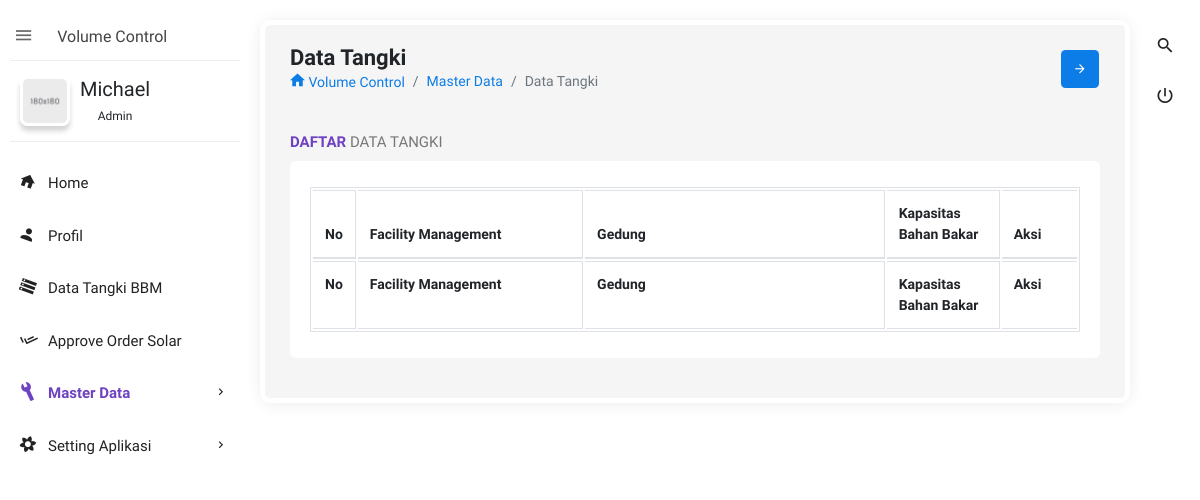
/Apps/MasterData/DataTangki, run on an earlier commit of the app's database.
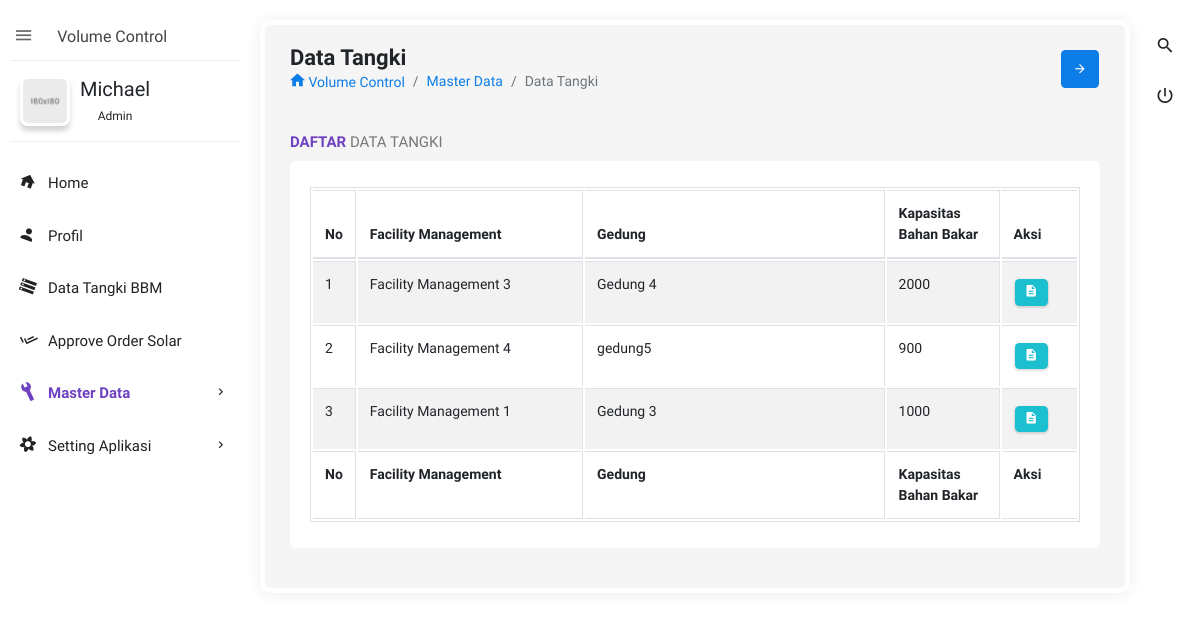
And on a later commit of the database.
### tables this page shows
CREATE TABLE `gedung`  (
  `id` int NOT NULL AUTO_INCREMENT,
  `id_facility_management` int NULL DEFAULT NULL,
  `code_sensor` varchar(10) NULL DEFAULT NULL,
  `gedung` varchar(50) NULL DEFAULT NULL,
  `lokasi` varchar(200) NULL DEFAULT NULL,
  `jenis_tangki` varchar(50) NULL DEFAULT NULL,
  `panjang` int NULL DEFAULT NULL,
  `lebar` int NULL DEFAULT NULL,
  `created` datetime NULL DEFAULT NULL,
  `updated` datetime NULL DEFAULT NULL ON UPDATE CURRENT_TIMESTAMP,
  PRIMARY KEY (`id`) USING BTREE
);

CREATE TABLE `facility_management`  (
  `id` int NOT NULL AUTO_INCREMENT,
  `facility_management` varchar(50) NULL DEFAULT NULL,
  `created` datetime NULL DEFAULT NULL,
  `updated` datetime NULL DEFAULT NULL ON UPDATE CURRENT_TIMESTAMP,
  PRIMARY KEY (`id`) USING BTREE
);

CREATE TABLE `data_tangki`  (
  `id` int NOT NULL AUTO_INCREMENT,
  `sisa_bahan_bakar` int NULL DEFAULT NULL COMMENT 'satuan = liter',
  `kapasitas_bahan_bakar` int NULL DEFAULT NULL COMMENT 'satuan = liter',
  `id_gedung` int NULL DEFAULT NULL,
  `created` datetime NULL DEFAULT NULL,
  `updated` datetime NULL DEFAULT NULL ON UPDATE CURRENT_TIMESTAMP,
  PRIMARY KEY (`id`) USING BTREE
);

### Apps/application/helpers/templates_helper.php (called while the page is built, shortened)
<?php
if (!function_exists('templateHeader')) {
	function templateHeader($dataView) {
		$ci =& get_instance();
        $ci->load->view('templates/htmlStart_v', $dataView);
        $ci->load->view('templates/header_v', $dataView);
        $ci->load->view('templates/jqueryCoreJs_v', $dataView);
        $ci->load->view('templates/bodyStart_v', $dataView);
        $ci->load->view('templates/pageLoader_v', $dataView);
        $ci->load->view('templates/overlay_v', $dataView);
        $ci->load->view('templates/search_v', $dataView);
        $ci->load->view('templates/navbar_v', $dataView);
        $ci->load->view('templates/sidebarLeft_v', $dataView);
	}
}
if (!function_exists('templateFooter')) {
	function templateFooter($dataView) {
		$ci =& get_instance();
        $ci->load->view('templates/footer_v', $dataView);
        $ci->load->view('templates/bodyEnd_v', $dataView);
        $ci->load->view('templates/htmlEnd_v', $dataView);
	}
}

### Apps/application/controllers/MasterData/DataTangki.php (called while the page is built, shortened)
<?php
class DataTangki extends CI_Controller {
    function __construct(){
        $this->load->model('MasterData_m/DataTangki_m');
    }
	function index()
	{
        $this->list();
	}
    function list()
	{
        $system = array();
		$system['dataView'] = array();
        $system['dataView']['menu'] = 5;
        $system['dataView']['submenu'] = 1;
        $system['dataView']['titlePage'] = 'Data Tangki';
        $system['dataView']['breadcrumb'] = array(
            'Volume Control',
            'Master Data',
            'Data Tangki',
        );
        $system['dataView']['urlBreadcrumb'] = array(
            site_url('Home'),
        );
        $system['dataView']['subTitlePage'] = array(
            'Daftar',
            'Data Tangki',
        );
        $system['dataView']['urlList'] = site_url('MasterData/DataTangki/list');
        $system['dataView']['urlDetail'] = site_url('MasterData/DataTangki/detail');
        $system['dataList'] = $this->DataTangki_m->getData()->result();
		$this->load->view('masterData_v/dataTangki_v/list_v', $system);
    }
}

### Apps/index.php (called while the page is built, shortened)
<?php
require_once BASEPATH.'core/CodeIgniter.php';

### Apps/application/models/MasterData_m/DataTangki_m.php (called while the page is built, shortened)
<?php
class DataTangki_m extends CI_Model {
	function getData($where=array())
	{
		$this->db->select('a.id, b.id as id_facility_management, c.id as id_gedung, b.facility_management, c.gedung, c.lokasi, c.jenis_tangki, a.sisa_bahan_bakar, a.kapasitas_bahan_bakar');
		if($where!="") $this->db->where($where);
		$this->db->join('data_tangki a', 'a.id_gedung=c.id', 'left');
		$this->db->join('facility_management b', 'c.id_facility_management=b.id', 'left');
		$this->db->order_by('a.updated', 'DESC');
		$query = $this->db->get('gedung c');
        return $query;
	}
}

### Apps/application/views/masterData_v/dataTangki_v/list_v.php (the view, shortened to what this page needs)
<?php templateHeader($dataView); ?>
<section class="content" id="main-content">
    <div class="body_scroll">
        <?php $this->load->view('templates/breadcrumb_v', $dataView);?>
        <div class="container-fluid">
            <div class="row clearfix">
                <div class="col-lg-12">
                    <div class="card">
                        <div class="header">
                            <div class="row">
                                <div class="col-lg-10">
                                    <h2><strong><?=$dataView['subTitlePage'][0]?></strong> <?=$dataView['subTitlePage'][1]?> </h2>
                                </div>
                            </div>
                        </div>
                        <div class="body">
                            <div class="table-responsive">
                                <?=form_open($dataView['urlList'], 'id="formList"');?>
                                    <table class="table table-bordered table-striped table-hover js-basic-example dataTable">
                                        <thead>
                                            <tr>
                                                <th width="5%">No</th>
                                                <th width="30%">Facility Management</th>
                                                <th width="40%">Gedung</th>
                                                <th width="15%">Kapasitas Bahan Bakar</th>
                                                <th width="10%">Aksi</th>
                                            </tr>
                                        </thead>
                                        <tfoot>
                                            <tr>
                                                <th width="5%">No</th>
                                                <th width="30%">Facility Management</th>
                                                <th width="40%">Gedung</th>
                                                <th width="15%">Kapasitas Bahan Bakar</th>
                                                <th width="10%">Aksi</th>
                                            </tr>
                                        </tfoot>
                                        <tbody>
                                            <?php $no=1;?>
                                            <?php foreach ($dataList as $key => $value) : ?>
                                                <tr>
                                                    <td data-title="No"><?=$no++;?></td>
                                                    <td data-title="Facility Management"><?=($value->facility_management&&$value->facility_management!=""?$value->facility_management:"-");?></td>
                                                    <td data-title="Gedung"><?=($value->gedung&&$value->gedung!=""?$value->gedung:"-");?></td>
                                                    <td data-title="Kapasitas Bahan Bakar"><?=($value->kapasitas_bahan_bakar&&$value->kapasitas_bahan_bakar!=""?$value->kapasitas_bahan_bakar:"-");?></td>
                                                    <td data-title="Aksi">
                                                        <a href="<?=$dataView['urlDetail'].'/'.$value->id_gedung;?>" class="btn btn-info waves-effect waves-float btn-sm waves-green update-btn"><i class="zmdi zmdi-file-text"></i></a>
                                                    </td>
                                                </tr>
                                            <?php endforeach;?>
                                        </tbody>
                                    </table>
                                <?=form_close()?>
                            </div>
                        </div>
                    </div>
                </div>
            </div>
        </div>
    </div>
</section>
<?php templateFooter($dataView); ?>

### Apps/application/views/templates/htmlStart_v.php
<!doctype html>
<html class="no-js " lang="en">

### Apps/application/views/templates/header_v.php (shortened to what this page needs)
<head>
    <link rel="stylesheet" href="<?= base_url('resource/assets/plugins/bootstrap/css/bootstrap.min.css');?>"/>
    <link rel="stylesheet" href="<?= base_url('resource/assets/plugins/jvectormap/jquery-jvectormap-2.0.3.min.css');?>" />
    <link rel="stylesheet" href="<?= base_url('resource/assets/plugins/charts-c3/plugin.css');?>" />
    <link rel="stylesheet" href="<?= base_url('resource/assets/plugins/morrisjs/morris.min.css');?>" />
    <link rel="stylesheet" href="<?= base_url('resource/assets/plugins/jquery-datatable/dataTables.bootstrap4.min.css');?>"/>
    <link rel="stylesheet" href="<?= base_url('resource/assets/plugins/bootstrap-colorpicker/css/bootstrap-colorpicker.css');?>" />
    <link rel="stylesheet" href="<?= base_url('resource/assets/plugins/multi-select/css/multi-select.css');?>" />
    <link rel="stylesheet" href="<?= base_url('resource/assets/plugins/jquery-spinner/css/bootstrap-spinner.css');?>" />
    <link rel="stylesheet" href="<?= base_url('resource/assets/plugins/bootstrap-tagsinput/bootstrap-tagsinput.css');?>" />
    <link rel="stylesheet" href="<?= base_url('resource/assets/plugins/bootstrap-select/css/bootstrap-select.css');?>" />
    <link rel="stylesheet" href="<?= base_url('resource/assets/plugins/nouislider/nouislider.min.css');?>" />
    <link rel="stylesheet" href="<?= base_url('resource/assets/plugins/select2/select2.css');?>" />
    <link rel="stylesheet" href="<?= base_url('resource/assets/plugins/dropify/css/dropify.min.css');?>">
    <link rel="stylesheet" href="<?= base_url('resource/assets/css/style.min.css');?>" />
</head>

### Apps/application/views/templates/bodyStart_v.php
<body class="theme-purple">

### Apps/application/views/templates/navbar_v.php
<div class="navbar-right">
    <ul class="navbar-nav">
        <li><a href="#search" class="main_search" title="Search..."><i class="zmdi zmdi-search"></i></a></li>
        <li><a href="sign-in.html" class="mega-menu" title="Sign Out"><i class="zmdi zmdi-power"></i></a></li>
    </ul>
</div>

### Apps/application/views/templates/sidebarLeft_v.php (shortened to what this page needs)
<aside id="leftsidebar" class="sidebar">
    <div class="navbar-brand">
        <button class="btn-menu ls-toggle-btn" type="button"><i class="zmdi zmdi-menu"></i></button>
        <a href="index.html"><span class="m-l-10">Volume Control</span></a>
    </div>
    <div class="menu">
        <ul class="list">
            <li>
                <div class="user-info">
                    <a class="image" href="profile.html"><img src="<?= base_url('resource/assets/images/profile_av.jpg');?>" alt="User"></a>
                    <div class="detail">
                        <h4>Michael</h4>
                        <small>Admin</small>
                    </div>
                </div>
            </li>
            <li <?=($dataView['menu']==1?'class="active open"':'')?> ><a href="<?= site_url('Home');?>"><i class="zmdi zmdi-home"></i><span>Home</span></a></li>
            <li <?=($dataView['menu']==2?'class="active open"':'')?> ><a href="<?= site_url('Profile');?>"><i class="zmdi zmdi-account"></i><span>Profil</span></a></li>
            <li <?=($dataView['menu']==3?'class="active open"':'')?> ><a href="<?= site_url('DataTangki');?>"><i class="zmdi zmdi-storage"></i><span>Data Tangki BBM</span></a></li>
            <li <?=($dataView['menu']==4?'class="active open"':'')?> ><a href="<?= site_url('ApproveOrder');?>"><i class="zmdi zmdi-check-all"></i><span>Approve Order Solar</span></a></li>
            <li <?=($dataView['menu']==5?'class="active open"':'')?> ><a href="javascript:void(0);" class="menu-toggle"><i class="zmdi zmdi-wrench"></i><span>Master Data</span></a>
            </li>
            <li <?=($dataView['menu']==6?'class="active open"':'')?> ><a href="javascript:void(0);" class="menu-toggle"><i class="zmdi zmdi-flower"></i><span>Setting Aplikasi</span></a>
            </li>
        </ul>
    </div>
</aside>

### Apps/application/views/templates/breadcrumb_v.php (shortened to what this page needs)
<div class="block-header">
    <div class="row">
        <div class="col-lg-7 col-md-6 col-sm-12">
            <h2><?=$dataView['titlePage']?></h2>
            <ul class="breadcrumb">
                <li class="breadcrumb-item"><a href="<?=$dataView['urlBreadcrumb'][0]?>"><i class="zmdi zmdi-home"></i> <?=$dataView['breadcrumb'][0]?></a></li>
                <?php if(count($dataView['breadcrumb']) > 3) : ?>
                    <li class="breadcrumb-item"><a href="<?=$dataView['urlBreadcrumb'][1]?>"><?=$dataView['breadcrumb'][1]?></a></li>
                    <li class="breadcrumb-item"><a href="<?=$dataView['urlBreadcrumb'][2]?>"><?=$dataView['breadcrumb'][2]?></a></li>
                    <li class="breadcrumb-item active"><?=$dataView['breadcrumb'][3]?></li>
                <?php elseif(count($dataView['breadcrumb']) > 2) : ?>
                    <li class="breadcrumb-item"><a href="<?=isset($dataView['urlBreadcrumb'][1])&&$dataView['urlBreadcrumb'][1]!=''?$dataView['urlBreadcrumb'][1]:'javascript:void(0);'?>"><?=$dataView['breadcrumb'][1]?></a></li>
                    <li class="breadcrumb-item active"><?=$dataView['breadcrumb'][2]?></li>
                <?php else : ?>
                    <li class="breadcrumb-item active"><?=$dataView['breadcrumb'][1]?></li>
                <?php endif;?>
            </ul>
        </div>
        <div class="col-lg-5 col-md-6 col-sm-12">
            <button class="btn btn-primary btn-icon float-right right_icon_toggle_btn" type="button"><i class="zmdi zmdi-arrow-right"></i></button>
        </div>
    </div>
</div>

### Apps/application/views/templates/bodyEnd_v.php
</body>

### Apps/application/views/templates/htmlEnd_v.php
</html>

What changed in the data, as far as the page shows it:
added gedung: id_facility_management.facility_management "Facility Management 3", gedung "Gedung 4", data_tangki.kapasitas_bahan_bakar "2000"
added gedung: id_facility_management.facility_management "Facility Management 4", gedung "gedung5", data_tangki.kapasitas_bahan_bakar "900"
added gedung: id_facility_management.facility_management "Facility Management 1", gedung "Gedung 3", data_tangki.kapasitas_bahan_bakar "1000"
